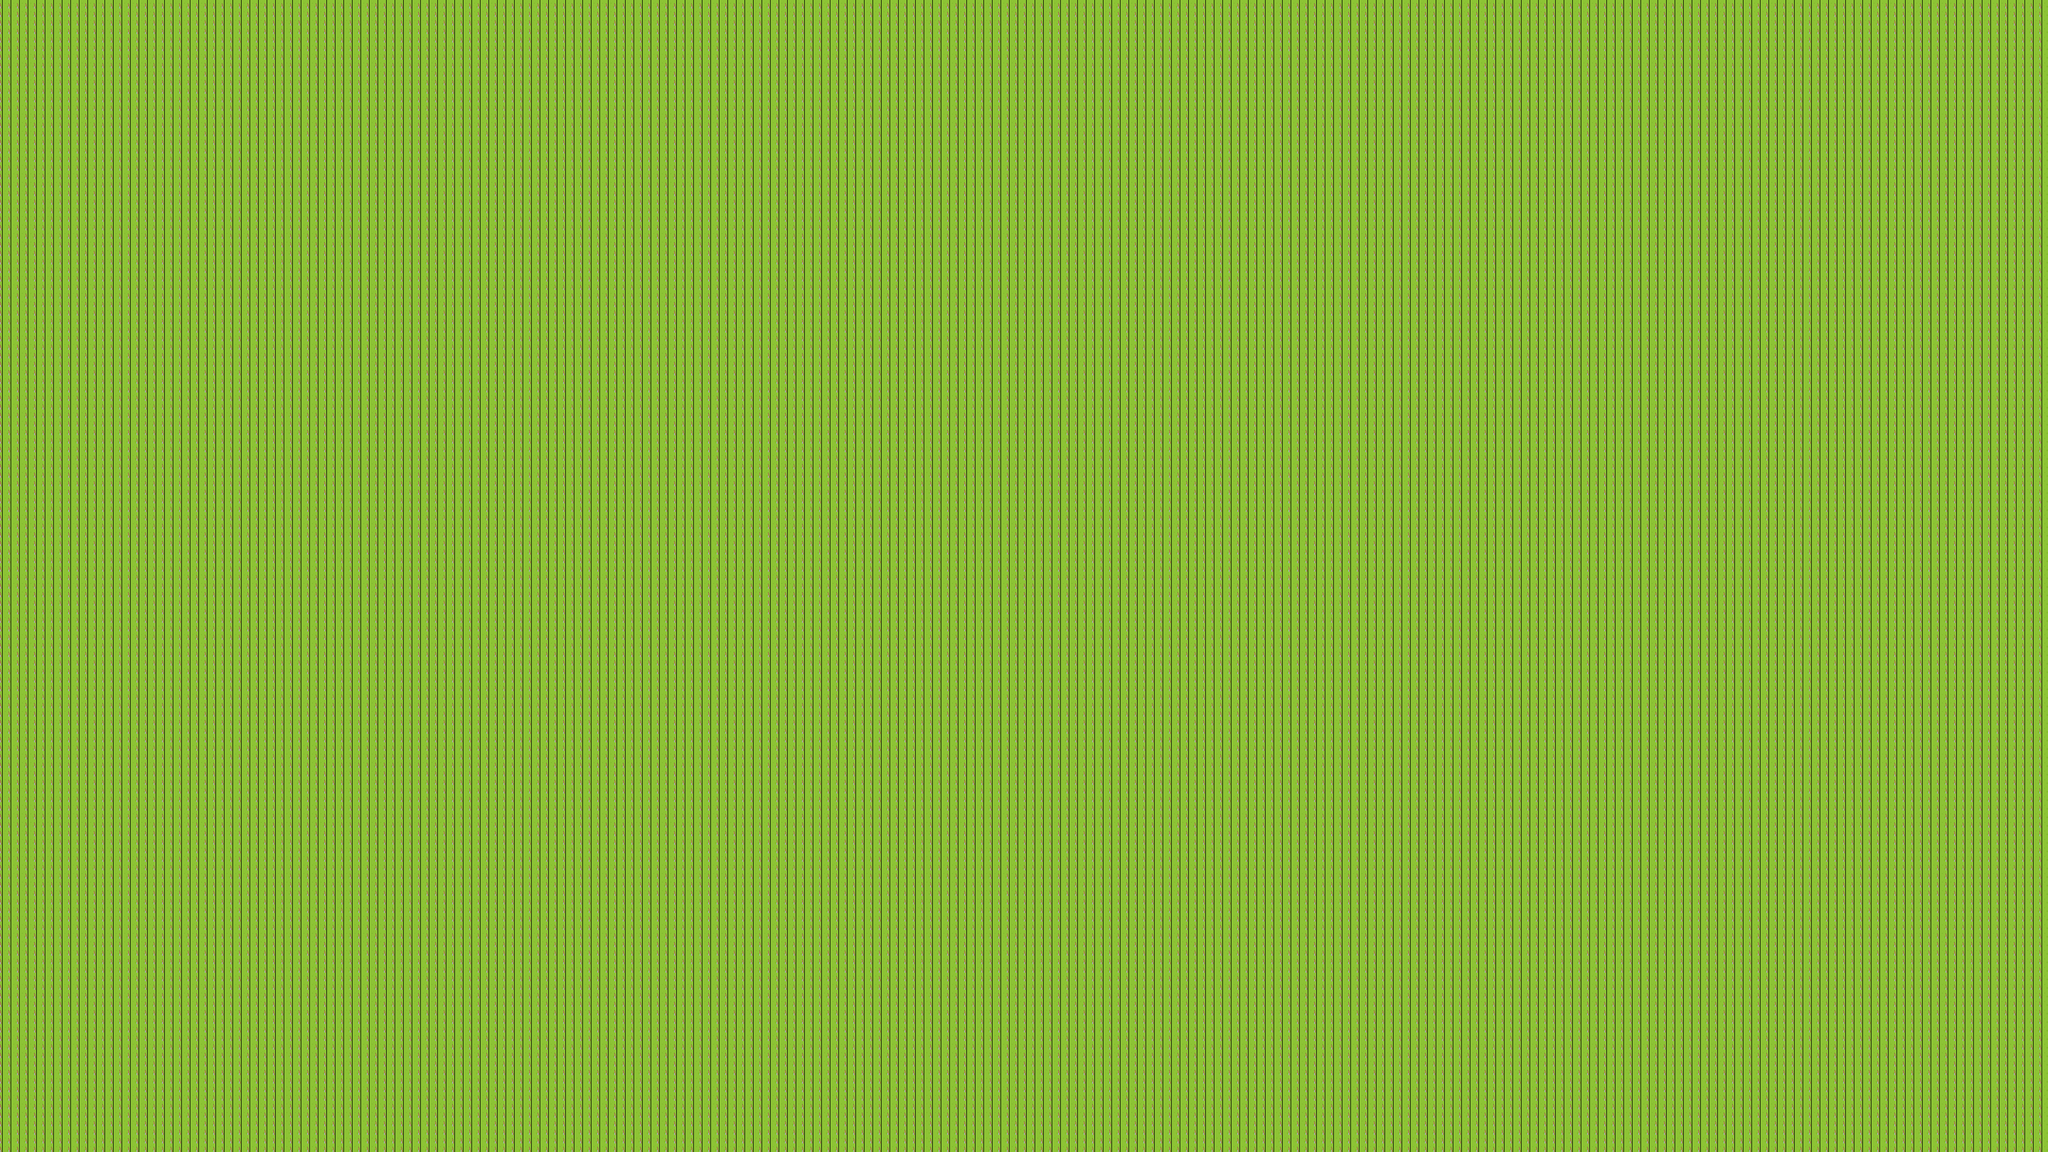

This is a level from a 2D game, rendered from its Tiled map with the project's own tilesets. A one-line summary and the map file follow, with tile-layer data summarised:
An orthogonal 240x135 tile map with 16x16 px tiles, 1 tile layer (groundLayer).

<map version="1.0" tiledversion="1.1.2" orientation="orthogonal" renderorder="right-down" width="240" height="135" tilewidth="16" tileheight="16" infinite="0" nextobjectid="1">
 <tileset firstgid="1" source="roguelikeSheet_transparent.tsx" />
 <layer name="groundLayer" width="240" height="135">
  <data>[32400 cells, 32400 non-empty, 1 distinct tile ids]</data>
 </layer>
</map>
